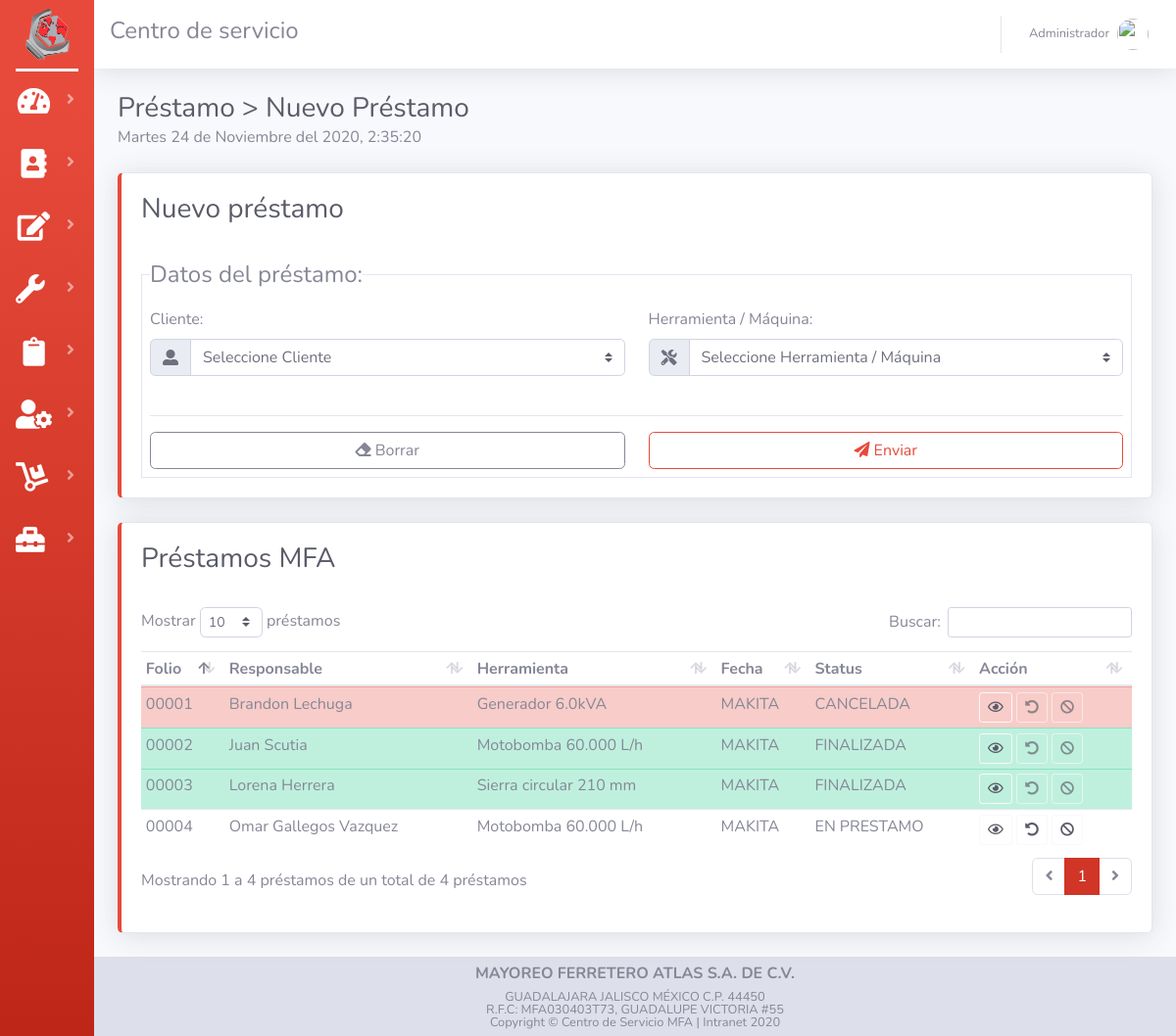
The app's page /prestamo.php (signed in) with its own data.
### tables this page shows
CREATE TABLE `tab_prestamo` (
  `id_prestamo` int(11) NOT NULL AUTO_INCREMENT,
  `id_herramienta` int(11) NOT NULL DEFAULT 0,
  `cod_herramienta` varchar(25) NOT NULL,
  `desc_prestamo` varchar(50) NOT NULL,
  `marca_prestamo` varchar(50) NOT NULL,
  `id_cliente` int(11) NOT NULL DEFAULT 0,
  `cliente_prestamo` varchar(50) NOT NULL DEFAULT '',
  `fech_salida_prestamo` date NOT NULL,
  `fech_entrada_prestamo` date NOT NULL,
  `status_prestamo` varchar(15) NOT NULL,
  PRIMARY KEY (`id_prestamo`) USING BTREE
);

### prestamo.php (the view, shortened to what this page needs)
<?php session_start();
include("assets/controler/conexion.php");
?>
<!DOCTYPE html>
<html lang="en">
<head>
    <?php include("assets/common/header.php"); ?>
</head>
<body id="page-top">
    <div id="wrapper">
        <?php include("assets/common/sidebar.php"); ?>
        <div id="content-wrapper" class="d-flex flex-column">
            <div id="content">
                <?php include("assets/common/topbar.php"); ?>
                <div class="container-fluid">
                    <div class="d-sm-flex align-items-center justify-content-between mb-4">
                        <div>
                            <h1 class='h3 mb-0 text-gray-800'>Préstamo > Nuevo Préstamo</h1>
                            <div id="reloj" style="text-align: left;">
                            </div>
                        </div>
                    </div>
                    <div class="row">
                        <div class="col-xl-12 col-md-12 mb-12">
                            <div class="card border-left-danger shadow ">
                                <div class="card-body">
                                    <h1 class='h3 text-gray-800'>Nuevo préstamo</h1>
                                    <br>
                                    <form class="form" id="cleanForm" action="assets/controler/prestamo/altaPrestamo.php" method="POST">
                                        <fieldset class='border p-2'>
                                            <legend class='w-auto'>Datos del préstamo:</legend>
                                            <div class="row">
                                                <div class="col">
                                                    <label>Cliente:</label>
                                                    <div class="input-group ">
                                                        <div class="input-group-prepend">
                                                            <span class="input-group-text">
                                                                <i class="fas fa-user-alt"></i>
                                                            </span>
                                                        </div>
                                                        <select name="forPreCli" class="custom-select" required>
                                                            <option value="" selected disabled>Seleccione Cliente</option>
                                                        </select>
                                                    </div>
                                                </div>
                                                <div class="col">
                                                    <label>Herramienta / Máquina:</label>
                                                    <div class="input-group ">
                                                        <div class="input-group-prepend">
                                                            <span class="input-group-text">
                                                                <i class="fas fa-tools"></i>
                                                            </span>
                                                        </div>
                                                        <select name="forPreHer" class="custom-select" required>
                                                            <option value="" selected disabled>Seleccione Herramienta / Máquina</option>
                                                        </select>
                                                    </div>
                                                </div>
                                            </div>
                                            <br>
                                            <hr>
                                            <div class="row">
                                                <div class="col-lg-6 col-md-6 col-sm-12 col-xs-12">
                                                    <button type="button" onClick=clean() class="btn btn-outline-secondary btn-block"><i class="fas fa-eraser"></i> Borrar</button>
                                                </div>
                                                <br>
                                                <div class="col-lg-6 col-md-6 col-sm-12 col-xs-12">
                                                    <button type="submit" class="btn btn-outline-danger btn-block"><i class="fas fa-paper-plane"></i> Enviar</button>
                                                </div>
                                            </div>
                                        </fieldset>
                                    </form>
                                </div>
                            </div>
                        </div>
                    </div>
                    <br>
                    <div class="row">
                        <div class="col-xl-12 col-md-12 mb-12">
                            <div class="card border-left-danger shadow ">
                                <div class="card-body">
                                    <h1 class='h3 text-gray-800'>Préstamos MFA</h1>
                                    <br>
                                    <div class="table">
                                        <table class="table table-hover table-sm" id="dataTablePrestamo" width="100%" cellspacing="0">
                                            <thead>
                                                <tr>
                                                    <th>Folio</th>
                                                    <th>Responsable</th>
                                                    <th>Herramienta</th>
                                                    <th>Fecha</th>
                                                    <th>Status</th>
                                                    <th>Acción</th>
                                                </tr>
                                            </thead>
                                            <tbody>
                                            <?php
                                                $queryprestamo = "SELECT * FROM tab_prestamo";
                                                $rsprestamo = mysqli_query($con, $queryprestamo) or die("Error de consulta");
                                                while ($prestamo = mysqli_fetch_array($rsprestamo)) {
                                                    $folio=$prestamo['id_prestamo'];
                                                    if(strlen($folio)==1){
                                                        $folio="0000".$folio;
                                                    }else if(strlen($folio)==2){
                                                        $folio="000".$folio;
                                                    }else if(strlen($folio)==3){
                                                        $folio="00".$folio;
                                                    }else if(strlen($folio)==4){
                                                        $folio="0".$folio;
                                                    }
                                                    if ($prestamo['status_prestamo']=="CANCELADA") {
                                                        $color="<tr class='table-danger' >";
                                                        $disable = "disabled";
                                                    }elseif ($prestamo['status_prestamo']=="FINALIZADA") {
                                                        $color="<tr class='table-success' >";
                                                        $disable = "disabled";
                                                    }else {
                                                        $color="<tr>";
                                                        $disable = "";
                                                    }
                                                    echo "
                                                " . $color . "
                                                    <td>" . $folio . "</td>
                                                    <td>" . $prestamo['cliente_prestamo'] . "</td>
                                                    <td>" . $prestamo['desc_prestamo'] . "</td>
                                                    <td>" . $prestamo['marca_prestamo'] . "</td>
                                                    <td>" . $prestamo['status_prestamo'] . "</td>
                                                    <td>
                                                    <button type='button' class='btn btn-outline-light text-dark btn-sm BtnPrestamo' data-toggle='modal' data-target='#modalPrestamo 'value=" . $prestamo['id_prestamo'] . "|" . $prestamo['id_cliente'] . ">
                                                    <i class='far fa-eye'></i></button>
                                                    <button type='button' class='btn btn-outline-light text-dark btn-sm BtnFinalizar' data-toggle='modal' data-target='#modalFinalizar 'value=" . $prestamo['id_prestamo'] . " " . $disable . ">
                                                    <i class='fas fa-undo-alt'></i></button>
                                                    <button type='button' class='btn btn-outline-light text-dark btn-sm BtnCancelar' data-toggle='modal' data-target='#modalCancelar 'value=" . $prestamo['id_prestamo'] . " " . $disable . ">
                                                    <i class='fas fa-ban'></i></button>
                                                    </td>
                                                </tr>
                                            ";
                                                } ?>
                                            </tbody>
                                        </table>
                                    </div>
                                </div>
                            </div>
                        </div>
                    </div>
                </div>
                <br>
            </div>
            <?php include_once("assets/common/foter.php"); ?>
        </div>
    </div>
</body>
</html>

### assets/css/code.css (style rules this page uses)
* { margin: 0; padding: 0; box-sizing: border-box; }

### records on screen
tab_prestamo: folio "00001", cliente_prestamo "Brandon Lechuga", desc_prestamo "Generador 6.0kVA", marca_prestamo "MAKITA", status_prestamo "CANCELADA", $prestamo['id_prestamo'] 1 (drawn)
tab_prestamo: folio "00002", cliente_prestamo "Juan Scutia", desc_prestamo "Motobomba 60.000 L/h", marca_prestamo "MAKITA", status_prestamo "FINALIZADA", $prestamo['id_prestamo'] 2 (drawn)
tab_prestamo: folio "00003", cliente_prestamo "Lorena Herrera", desc_prestamo "Sierra circular 210 mm", marca_prestamo "MAKITA", status_prestamo "FINALIZADA", $prestamo['id_prestamo'] 3 (drawn)
tab_prestamo: folio "00004", cliente_prestamo "Omar Gallegos Vazquez", desc_prestamo "Motobomba 60.000 L/h", marca_prestamo "MAKITA", status_prestamo "EN PRESTAMO", $prestamo['id_prestamo'] 4 (drawn)

### other values on screen
$_SESSION['name_user'] "Administrador"
